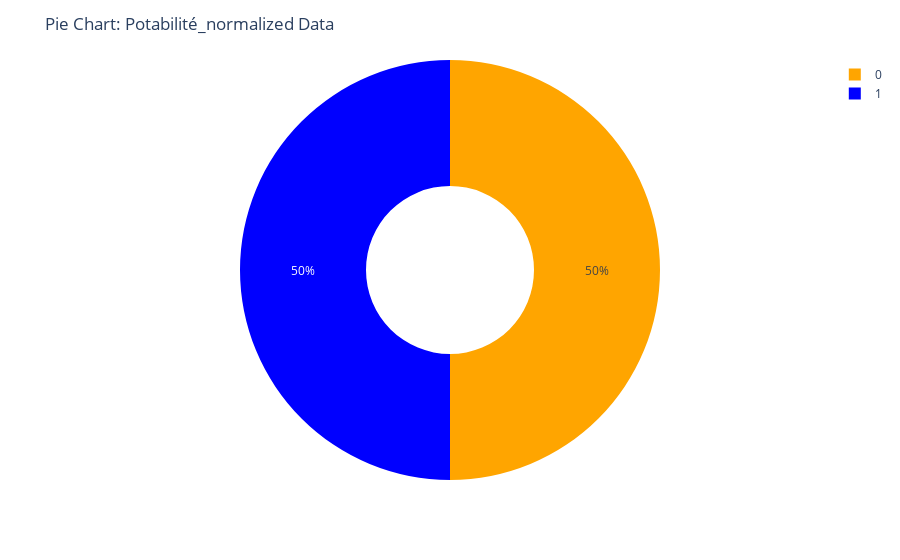

The notebook cell saved with this chart:
### Code cell
colors = ['#FFA500','#0000FF']
fig = px.pie(df2, names='Potabilité', hole=0.4, color_discrete_sequence=colors)
fig.update_layout(title_text='Pie Chart: Potabilité_normalized Data')
fig.show()

### Figure 1 — Plotly figure (JSON) as saved in the notebook; plotly's stock layout.template omitted (floating-point values rounded to 4 significant figures; data arrays with more than 128 entries replaced by an {"elided": "..."} marker saying what was removed)
{"data": [{"domain": {"x": [0, 1], "y": [0, 1]}, "hole": 0.4, "hovertemplate": "Potabilité=%{label}<extra></extra>", "labels": {"elided": "2538 int values"}, "legendgroup": "", "name": "", "showlegend": true, "type": "pie"}], "layout": {"legend": {"tracegroupgap": 0}, "margin": {"t": 60}, "piecolorway": ["#FFA500", "#0000FF"], "title": {"text": "Pie Chart: Potabilité_normalized Data"}}}
